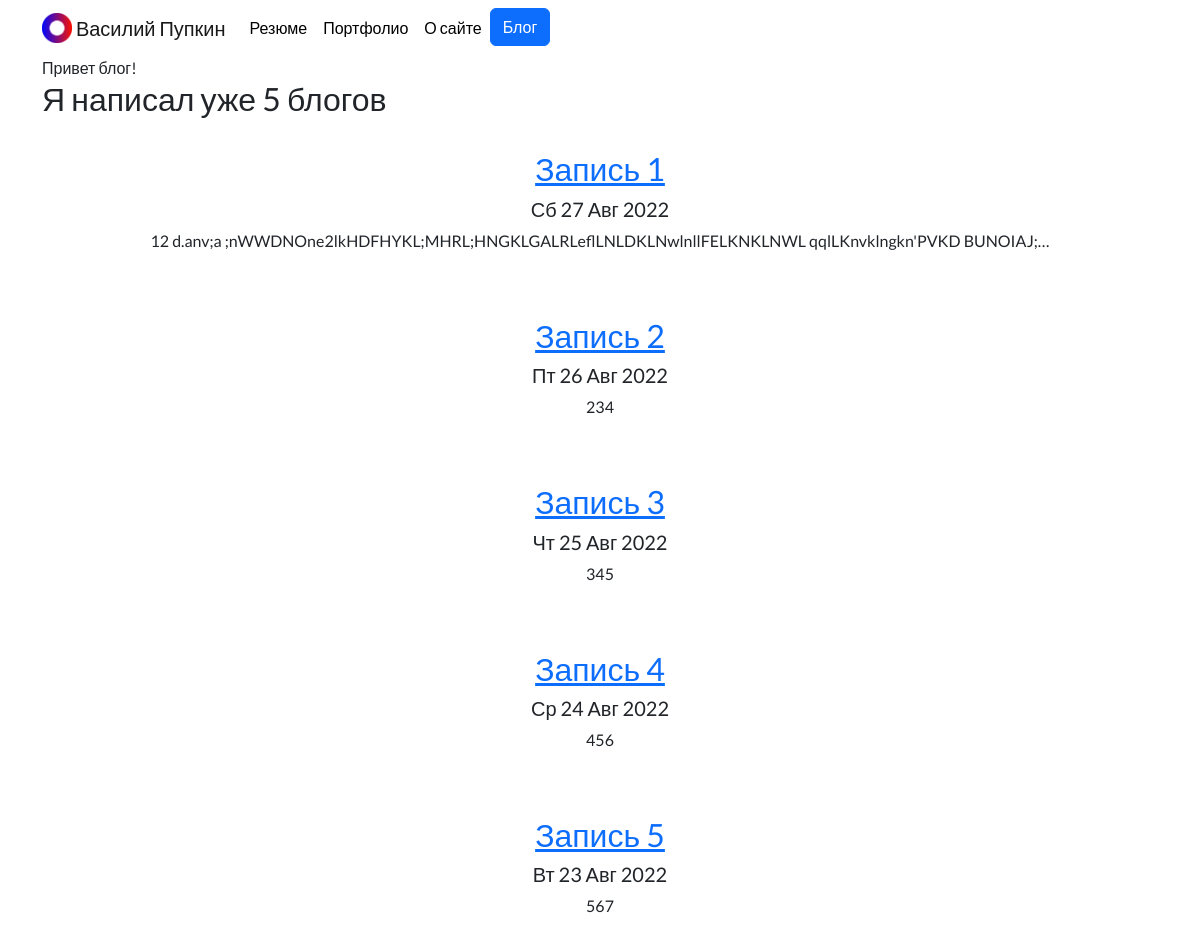
Screenshot of /blog/ with the database file from the repository.
### blog/models.py (models this page shows, shortened)
class Blog(models.Model):
    title = models.CharField(max_length=200)
    data_blog = models.DateField()
    description = models.TextField()

### blog/views.py (the view)
# urls.py: path("", views.all_blogs, name='all_blogs'),
def all_blogs(request):
    blogs = Blog.objects.order_by('-data_blog')[:5]
    return render(request, 'blog/all_blogs.html', {'blogs':blogs})

### blog/templatetags/ru_pluralize.py (called while the page is built)
@register.filter
def rupluralize(value, variants):
    args = variants.split(",")
    number = abs(int(value))
    a = number % 10
    b = number % 100
    if (a == 1) and (b != 11):
        return args[0]
    elif (a >= 2) and (a <= 4) and ((b < 10) or (b >= 20)):
        return args[1]
    else:
        return args[2]

### blog/templates/blog/all_blogs.html
{% extends 'portfolio/base.html' %}
{% block content %}
{% load ru_pluralize %}
<body>
Привет блог!
<h2>Я написал уже {{ blogs.count }} {{ blogs.count|rupluralize:"блог,блога,блогов"}}</h2>
<br>
<div class="container text-center">
    {% for blog in blogs %}
      <a href="{% url 'blog:detail' blog.id %}"> <h2>{{ blog.title }}</h2></a>
        <h5>{{ blog.data_blog|date:"D d M Y" }}</h5>
        <p>{{ blog.description|striptags|truncatechars:100 }}</p>
        <br>
        <br>
    {% endfor %}
</div>
</body>
</html>
{% endblock %}

### portfolio/static/portfolio/custom.css (style rules this page uses)
body { font-family: 'Lato', sans-serif; }

### rows the page displays
Blog: title "Запись 1", data_blog "Сб 27 Авг 2022", description "12 d.anv;a ;nWWDNOne2lkHDFHYKL;MHRL;HNGKLGALRLeflLNLDKLNwlnllFELKNKLNWL qqlLKnvklngkn'PVKD BUNOIAJ;…"
Blog: title "Запись 2", data_blog "Пт 26 Авг 2022", description "234"
Blog: title "Запись 3", data_blog "Чт 25 Авг 2022", description "345"
Blog: title "Запись 4", data_blog "Ср 24 Авг 2022", description "456"
Blog: title "Запись 5", data_blog "Вт 23 Авг 2022", description "567"

### other values shown
{{ blogs.count }} "5"
{{ blogs.count|rupluralize:"блог,блога,блогов" }} "блогов"
